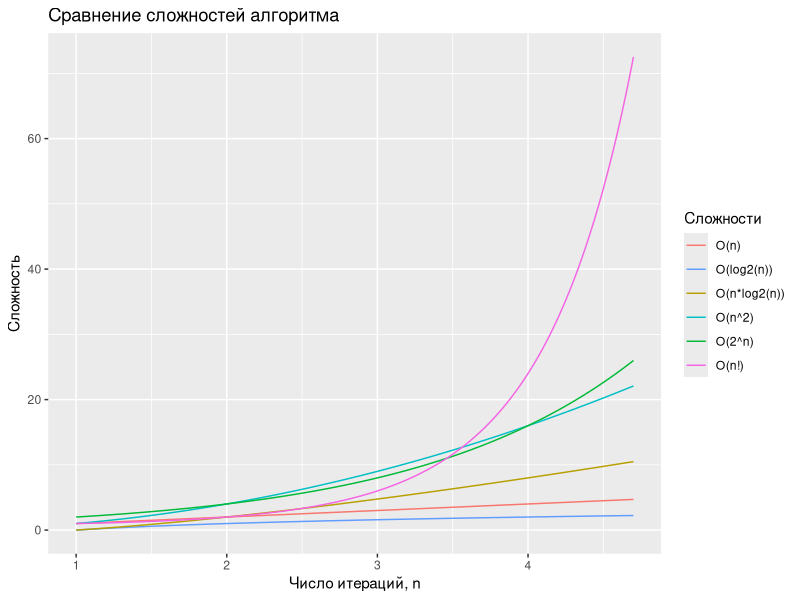

Here is the R script that generated this plot:
## ---- chunk 1
knitr::opts_chunk$set(echo = TRUE)
## ---- chunk 2
library(ggplot2)
library(RColorBrewer)
n <- seq(1, 4.7, 0.01)
cl <- brewer.pal(n = 6,name = 'Set2')
df <- data.frame(n, y1 = log2(n), y2 = n*log2(n), y3 = n**2, y4 = 2**n, y5 = factorial(n))

ggplot(df, aes(x = n)) + 
  geom_line(aes(y = n, col = cl[1])) + 
  geom_line(aes(y = y1, col = cl[2])) + 
  geom_line(aes(y = y2, col = cl[3])) + 
  geom_line(aes(y = y3, col = cl[4])) +
  geom_line(aes(y = y4, col = cl[5])) +
  geom_line(aes(y = y5, col = cl[6])) +
  labs(x = 'Число итераций, n', y = 'Сложность', title = 'Сравнение сложностей алгоритма') + 
  scale_color_discrete(
      name = 'Сложности',
      breaks = cl,
      labels = c('O(n)', 'O(log2(n))', 'O(n*log2(n))', 'O(n^2)', 'O(2^n)', 'O(n!)'),
      guide = 'legend') 
## ---- chunk 3
m <- matrix(1:9, nrow = 3, byrow = TRUE)
print(m)
for (i in 1:nrow(m)){
  for (j in 1:ncol(m)){
    print(m[i,j])
  }
}
## ---- chunk 4
n <- 4
for (i in 1:n){
  for (j in 1:(n-1)){
  }
}
## ---- chunk 5
x <- 10
for (i in 1:4){
   x <- x / 2  
   print(x)
} 
## ---- chunk 6
x <- 10
while (x > 0) {  
   x <- x / 2  
}
